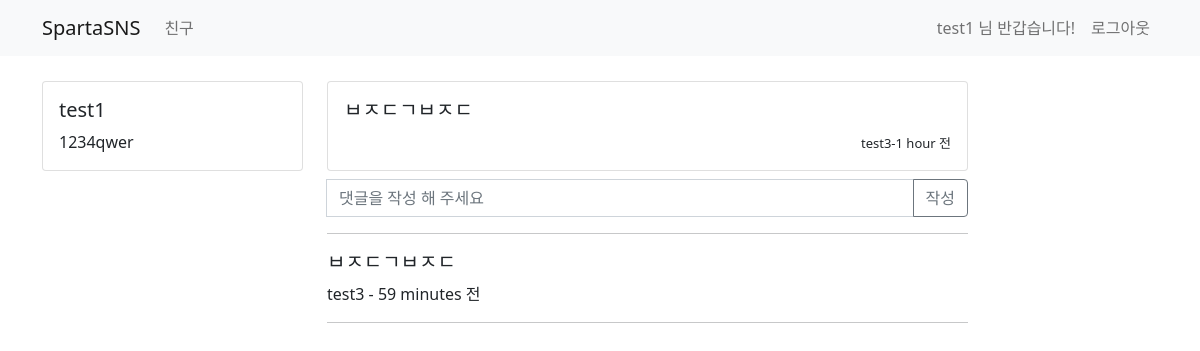
The app's page /tweet/8 (signed in) with its own data.
### user/models.py (models this page shows)
class UserModel(AbstractUser):
    class Meta:
        db_table = "my_user"
    bio = models.CharField(max_length=256, default='')

### tweet/models.py (models this page shows)
class TweetModel(models.Model):
    class Meta:
        db_table = "tweet"
    author = models.ForeignKey(UserModel, on_delete=models.CASCADE)
    content = models.CharField(max_length=256)
    created_at = models.DateTimeField(auto_now_add=True)
    updated_at = models.DateTimeField(auto_now=True)

class TweetComment(models.Model):
    class Meta:
        db_table = "comment"
    tweet = models.ForeignKey(TweetModel, on_delete=models.CASCADE)
    author = models.ForeignKey(UserModel, on_delete=models.CASCADE)
    comment = models.CharField(max_length=256)
    created_at = models.DateTimeField(auto_now_add=True)
    updated_at = models.DateTimeField(auto_now=True)

### tweet/views.py (the view)
# urls.py: path('tweet/<int:id>', views.detail_tweet, name='detail-tweet'),
@login_required
def detail_tweet(request, id):
    my_tweet = TweetModel.objects.get(id=id)
    tweet_comment = TweetComment.objects.filter(tweet_id=id).order_by('-created_at')
    return render(request, 'tweet/tweet_detail.html', {'tweet': my_tweet, 'comment': tweet_comment})

### templates/tweet/tweet_detail.html (shortened to what this page needs)
{% extends 'base.html' %}
{% block content %}
    <div class="container timeline-container">
        <div class="row">
            <div class="col-md-3">
                <div class="card">
                    <div class="card-body">
                        <h5 class="card-title">{{ user.username }}</h5>
                        <p class="card-text"> {{ user.bio }}</p>
                    </div>
                </div>
            </div>
            <div class="col-md-7">
                <div class="row">
                    <div class="col-md-12 mb-2">
                        <div class="card">
                            <div class="card-body">
                                <div class="media">
                                    <div class="media-bod">
                                        <h5 class="mt-0">{{ tweet.content }}</h5>
                                    </div>
                                    <div style="text-align: right">
                                        <span style="font-size: small">{{ tweet.author.username }}-{{ tweet.created_at|timesince }} 전</span>
                                    </div>
                                </div>
                            </div>
                        </div>
                    </div>
                </div>
                <form class="input-group mb-3" action="/tweet/comment/{{ tweet.id }}" method="post">
                    <input type="text" class="form-control" id='comment' name='comment' placeholder="댓글을 작성 해 주세요"/>
                    <button class="btn btn-outline-secondary" type="submit">작성</button>
                </form>
                <hr>
								{% for cm in comment %}
                    <div class="row">
                        <div class="col-md-12">
                            <div class="media">
                                <div class="media-body">
                                    <h5 class="mt-0"> {{ cm.comment }} </h5>
                                    <span> {{ cm.author }} </span>
                                    <span> - {{ cm.created_at | timesince }} 전</span>
                                </div>
                            </div>
                        </div>
                    </div>
                    <hr>
                {% endfor %}
            </div>
        </div>
    </div>
{% endblock %}

### templates/base.html (shortened to what this page needs)
<!DOCTYPE html>
<html lang="en">
<head>
    <link href="https://cdn.jsdelivr.net/npm/bootstrap@5.0.0-beta3/dist/css/bootstrap.min.css" rel="stylesheet"
>
</head>
<body>
<nav class="navbar navbar-expand-lg navbar-light bg-light">
    <div class="container">
        <a class="navbar-brand" href="/">SpartaSNS</a>
        <div class="collapse navbar-collapse" id="navbarSupportedContent">
            <ul class="navbar-nav mr-auto">
                <li class="nav-item active">
                    <a class="nav-link" href="#"> 친구 </a>
                </li>
            </ul>
        </div>
        <form class="form-inline my-2 my-lg-0">
            {% if not user.is_authenticated %}
                <ul class="navbar-nav mr-auto">
                    <li class="nav-item active">
                        <a class="nav-link" href="/sign-in"> Sign In <span class="sr-only"></span></a>
                    </li>
                    <li class="nav-item active">
                        <a class="nav-link" href="/sign-up"> Sign Up <span class="sr-only"></span></a>
                    </li>
                </ul>
            {% else %}
                <ul class="navbar-nav mr-auto">
                    <li class="nav-item" disabled>
                        <span class="nav-link">
                            {{ user.username }} 님 반갑습니다!
                        </span>
                    </li>
                    <li class="nav-item">
                        <a class="nav-link" href="/logout"> 로그아웃 </a>
                    </li>
                </ul>
            {% endif %}
        </form>
    </div>
</nav>
{% block content %}
{% endblock %}
</body>
</html>

### templates/base.html (style rules this page uses)
.timeline-container { margin-top: 25px }

### records on screen
UserModel: username "test1", bio "1234qwer"
TweetModel: content "ㅂㅈㄷㄱㅂㅈㄷ", author.username "test3", created_at "1 hour"
TweetComment: comment "ㅂㅈㄷㄱㅂㅈㄷ", author "test3", created_at "59 minutes"
